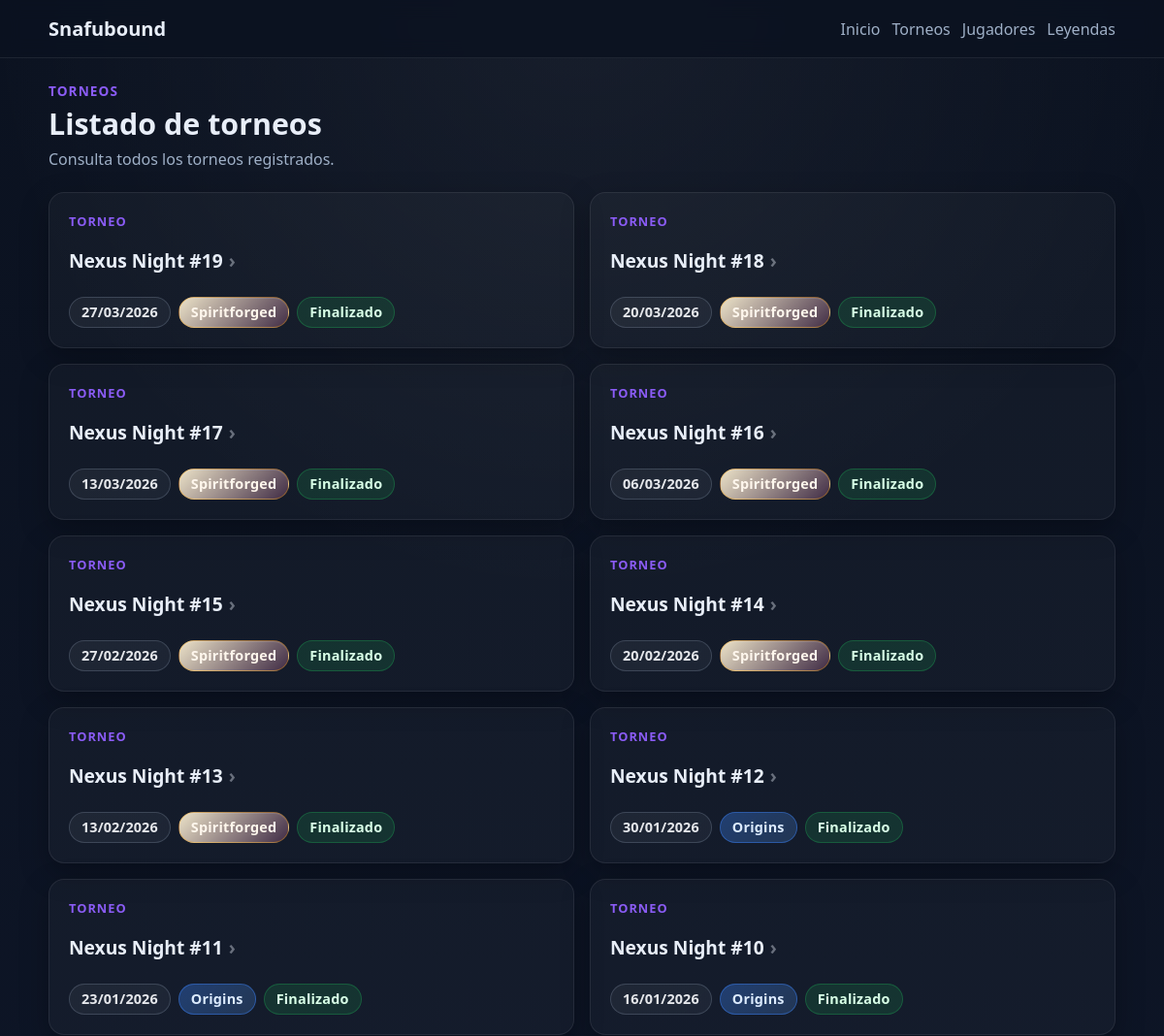
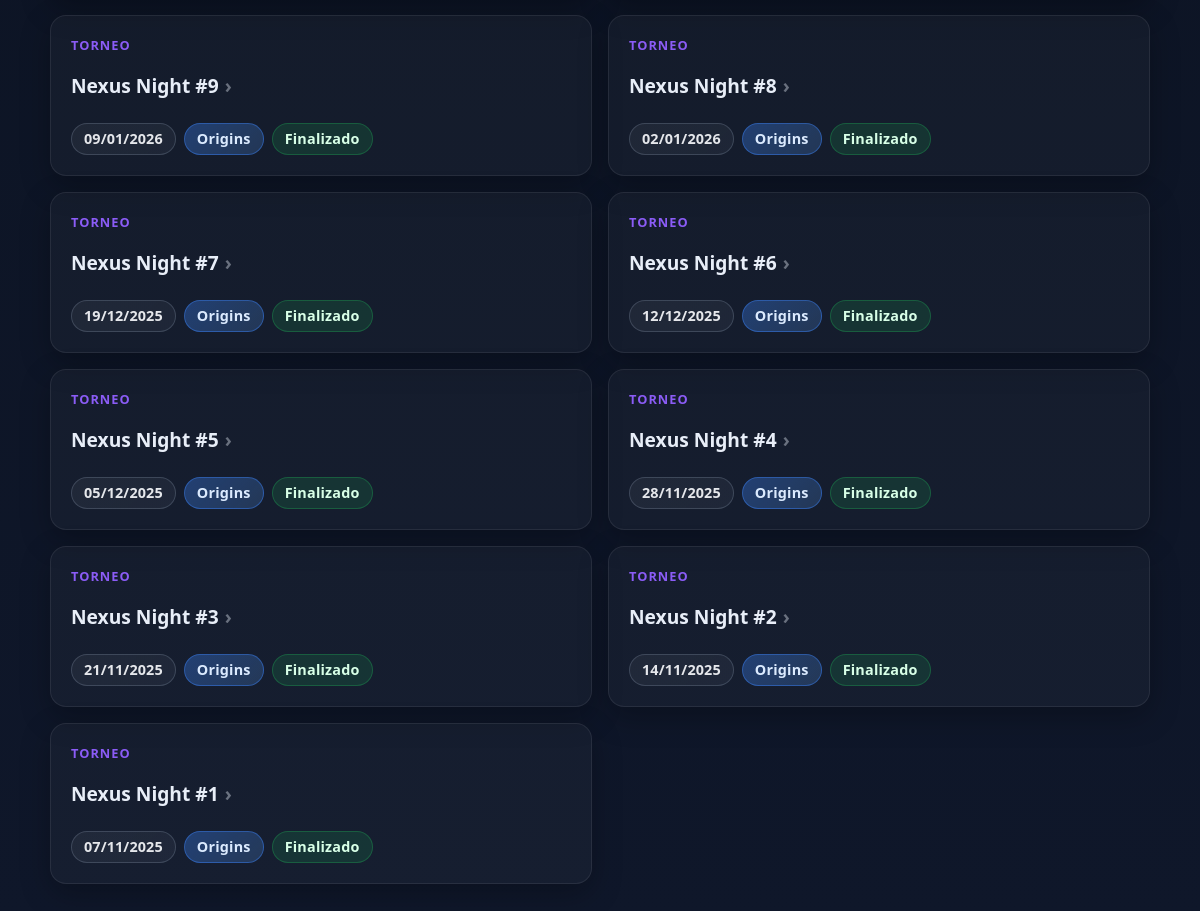
/tournaments/, run on the app's committed database (2 pictures, top to bottom).
### tournaments/models.py (models this page shows, shortened)
class Tournament(models.Model):
    name = models.CharField("Nombre", max_length=140)
    slug = models.SlugField("Slug", max_length=160, unique=True)
    external_id = models.CharField(
        "ID externo",
        max_length=100,
        blank=True,
        null=True,
        db_index=True,
    )
    date = models.DateField("Fecha", blank=True, null=True)
    status = models.CharField(
        "Estado",
        max_length=20,
        choices=TournamentStatus.choices,
        default=TournamentStatus.DRAFT,
    )
    set = models.ForeignKey(
        "catalog.Set",
        verbose_name="Set",
        on_delete=models.PROTECT,
        related_name="tournaments",
    )
    notes = models.TextField("Notas", blank=True)
    created_at = models.DateTimeField("Creado", auto_now_add=True)
    updated_at = models.DateTimeField("Actualizado", auto_now=True)
    class Meta:
        verbose_name = "Torneo"
        verbose_name_plural = "Torneos"
        ordering = ["-date", "-created_at", "name"]
    def get_absolute_url(self):
        return reverse("tournament_detail", kwargs={"slug": self.slug})
    def get_status_badge_variant(self):
        if self.status == TournamentStatus.DRAFT:
            return "badge-status-draft"
        if self.status == TournamentStatus.FINISHED:
            return "badge-status-finished"
        return ""
    @property
    def status_badge_classes(self):
        variant = self.get_status_badge_variant()
        if variant:
            return f"meta-pill badge-status {variant}"
        return "meta-pill badge-status"

### catalog/models.py (models this page shows, shortened)
class Set(models.Model):
    name = models.CharField("Nombre", max_length=80)
    slug = models.SlugField("Slug", max_length=100, unique=True)
    release_date = models.DateField("Fecha de lanzamiento", blank=True, null=True)
    is_active = models.BooleanField("Activo", default=True)
    created_at = models.DateTimeField("Creado", auto_now_add=True)
    updated_at = models.DateTimeField("Actualizado", auto_now=True)
    class Meta:
        verbose_name = "Set"
        verbose_name_plural = "Sets"
        ordering = ["-release_date", "name"]
    def get_badge_variant(self):
        value = f"{self.slug} {self.name}".lower()
        if "origin" in value:
            return "badge-origins"
        if "spiritforged" in value or "spirit-forged" in value:
            return "badge-spiritforged"
    @property
    def badge_classes(self):
        variant = self.get_badge_variant()
        if variant:
            return f"meta-pill badge-set {variant}"
        return "meta-pill badge-set"

### tournaments/views.py (the view)
# urls.py: path("", views.tournament_list, name="tournament_list"),
def tournament_list(request):
    tournaments = Tournament.objects.select_related("set").all()
    return render(
        request,
        "tournaments/tournament_list.html",
        {"tournaments": tournaments},
    )

### tournaments/templates/tournaments/tournament_list.html (shortened to what this page needs)
{% extends "core/base.html" %}
{% block content %}
<section class="page-section">
  <div class="page-heading">
    <p class="eyebrow">Torneos</p>
    <h1>Listado de torneos</h1>
    <p class="section-text">
      Consulta todos los torneos registrados.
    </p>
  </div>
  {% if tournaments %}
    <div class="card-list">
      {% for tournament in tournaments %}
        <a
          href="{{ tournament.get_absolute_url }}"
          class="card card-link"
          aria-label="Ver torneo {{ tournament.name }}"
        >
          <p class="card-kicker">Torneo</p>
          <h3 class="card-title">{{ tournament.name }}</h3>
          <div class="meta-list">
            {% if tournament.date %}
              <span class="meta-pill badge-date">
                {{ tournament.date|date:"d/m/Y" }}
              </span>
            {% else %}
              <span class="meta-pill badge-date badge-date--empty">Sin fecha</span>
            {% endif %}
            <span class="{{ tournament.set.badge_classes }}">
              {{ tournament.set.name }}
            </span>
            <span class="{{ tournament.status_badge_classes }}">
              {{ tournament.get_status_display }}
            </span>
          </div>
        </a>
      {% endfor %}
    </div>
  {% else %}
    <div class="card">
      <p>No hay torneos registrados todavía.</p>
    </div>
  {% endif %}
</section>
{% endblock %}

### core/static/css/app.css (style rules this page uses)
:root { --bg: #0b1220; --bg-soft: #111a2b; --card: #162033; --text: #e8eef8; --muted: #9fb0c7; --border: rgba(255, 255, 255, 0.08); --accent: #8b5cf6; --radius: 16px; --shadow: 0 10px 30px rgba(0, 0, 0, 0.25); --max-width: 1100px; }
* { box-sizing: border-box; }
html { font-size: 16px; }
body { margin: 0; font-family: system-ui, -apple-system, Segoe UI, Roboto, Arial, sans-serif; background: radial-gradient(circle at top, rgba(255, 255, 255, 0.05), transparent 30%), linear-gradient(180deg, #0b1220 0%, #0f172a 100%); color: var(--text); min-height: 100vh; }
a { color: inherit; text-decoration: none; }
.eyebrow { margin: 0 0 8px; font-size: 0.85rem; color: var(--accent); font-weight: 700; text-transform: uppercase; letter-spacing: 0.08em; }
.page-section { display: grid; gap: 20px; }
.page-heading h1 { margin: 0 0 8px; font-size: 1.9rem; line-height: 1.1; }
.section-text { margin: 0; color: var(--muted); line-height: 1.6; }
.card-list { display: grid; gap: 16px; }
.card { background: rgba(255, 255, 255, 0.03); border: 1px solid var(--border); border-radius: var(--radius); box-shadow: var(--shadow); padding: 20px; }
.card-kicker { margin: 0 0 8px; font-size: 0.8rem; font-weight: 700; letter-spacing: 0.08em; text-transform: uppercase; color: var(--accent); }
.card-title { margin: 0 0 12px; font-size: 1.2rem; line-height: 1.3; }
.meta-list { display: flex; flex-wrap: wrap; gap: 8px; }
.meta-pill { display: inline-flex; align-items: center; min-height: 32px; padding: 0 12px; border-radius: 999px; border: 1px solid var(--border); color: var(--muted); font-size: 0.9rem; background: rgba(255, 255, 255, 0.03); }
.badge-set { font-weight: 600; letter-spacing: 0.2px; }
.badge-origins { color: #dbeafe; border-color: rgba(59, 130, 246, 0.45); background: linear-gradient( 135deg, rgba(59, 130, 246, 0.35), rgba(96, 165, 250, 0.20) ); }
.badge-spiritforged { color: #fff7ed; border-color: rgba(245, 158, 11, 0.38); background: linear-gradient( 135deg, rgba(255, 244, 214, 0.92), rgba(244, 114, 182, 0.20) ); box-shadow: inset 0 1px 0 rgba(255, 255, 255, 0.12); }
.badge-status { font-weight: 700; letter-spacing: 0.2px; }
.badge-status-finished { color: #d8ffe7; border-color: rgba(34, 197, 94, 0.28); background: rgba(34, 197, 94, 0.14); }
.badge-date { color: #e5e7eb; border-color: rgba(148, 163, 184, 0.26); background: linear-gradient( 135deg, rgba(255, 255, 255, 0.05), rgba(148, 163, 184, 0.08) ); font-weight: 600; letter-spacing: 0.1px; }
@media (min-width: 640px) { .card-list { grid-template-columns: repeat(2, minmax(0, 1fr)); } }
.card-link, .standings-link { position: relative; display: grid; gap: 12px; cursor: pointer; overflow: hidden; transition: transform 0.15s ease, border-color 0.15s ease, box-shadow 0.15s ease; }
.card-link::after, .standings-link::after { content: ""; position: absolute; inset: 0; border-radius: inherit; background: radial-gradient( circle at 50% 0%, rgba(139, 92, 246, 0.15), transparent 60% ); opacity: 0; transition: opacity 0.2s ease; pointer-events: none; }
.card-link .card-title::after, .standings-link .card-title::after { content: "›"; margin-left: 6px; opacity: 0.4; transition: transform 0.15s ease, opacity 0.15s ease; }

### data on the page
Tournament: name "Nexus Night #19", date "27/03/2026", set.name "Spiritforged", status "Finalizado"
Tournament: name "Nexus Night #18", date "20/03/2026", set.name "Spiritforged", status "Finalizado"
Tournament: name "Nexus Night #17", date "13/03/2026", set.name "Spiritforged", status "Finalizado"
Tournament: name "Nexus Night #16", date "06/03/2026", set.name "Spiritforged", status "Finalizado"
Tournament: name "Nexus Night #15", date "27/02/2026", set.name "Spiritforged", status "Finalizado"
Tournament: name "Nexus Night #14", date "20/02/2026", set.name "Spiritforged", status "Finalizado"
Tournament: name "Nexus Night #13", date "13/02/2026", set.name "Spiritforged", status "Finalizado"
Tournament: name "Nexus Night #12", date "30/01/2026", set.name "Origins", status "Finalizado"
Tournament: name "Nexus Night #11", date "23/01/2026", set.name "Origins", status "Finalizado"
Tournament: name "Nexus Night #10", date "16/01/2026", set.name "Origins", status "Finalizado"
Tournament: name "Nexus Night #9", date "09/01/2026", set.name "Origins", status "Finalizado"
Tournament: name "Nexus Night #8", date "02/01/2026", set.name "Origins", status "Finalizado"
Tournament: name "Nexus Night #7", date "19/12/2025", set.name "Origins", status "Finalizado"
Tournament: name "Nexus Night #6", date "12/12/2025", set.name "Origins", status "Finalizado"
Tournament: name "Nexus Night #5", date "05/12/2025", set.name "Origins", status "Finalizado"
Tournament: name "Nexus Night #4", date "28/11/2025", set.name "Origins", status "Finalizado"
Tournament: name "Nexus Night #3", date "21/11/2025", set.name "Origins", status "Finalizado"
Tournament: name "Nexus Night #2", date "14/11/2025", set.name "Origins", status "Finalizado"
Tournament: name "Nexus Night #1", date "07/11/2025", set.name "Origins", status "Finalizado"
